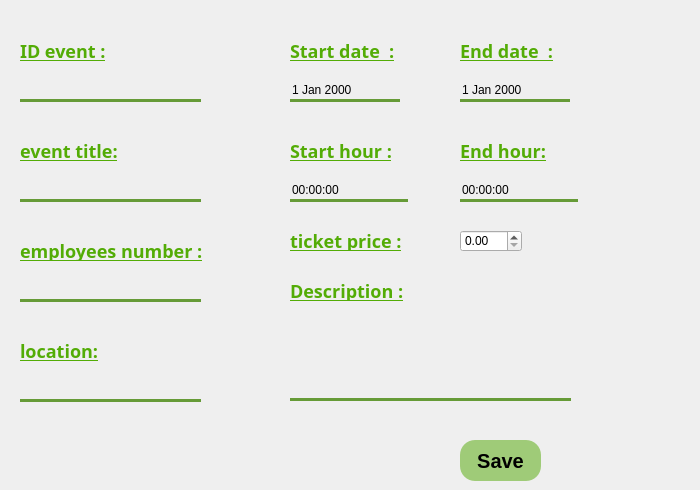
       <widget class="QWidget" name="tab">
        <attribute name="title">
         <string>     Add an event     </string>
        </attribute>
        <widget class="QDoubleSpinBox" name="prix">
         <property name="geometry">
          <rect>
           <x>460</x>
           <y>230</y>
           <width>62</width>
           <height>22</height>
          </rect>
         </property>
        </widget>
        <widget class="QLineEdit" name="id">
         <property name="geometry">
          <rect>
           <x>20</x>
           <y>80</y>
           <width>181</width>
           <height>22</height>
          </rect>
         </property>
         <property name="styleSheet">
          <string notr="true">QLineEdit
{
border:none;
background-color: rgba(247, 188, 85, 0);
/*background-color:white;*/
border-bottom:3px solid #669B37;
}</string>
         </property>
        </widget>
        <widget class="QLineEdit" name="lieux">
         <property name="geometry">
          <rect>
           <x>20</x>
           <y>380</y>
           <width>181</width>
           <height>22</height>
          </rect>
         </property>
         <property name="styleSheet">
          <string notr="true">QLineEdit
{
border:none;
background-color: rgba(247, 188, 85, 0);
border-bottom:3px solid #669B37;
}
</string>
         </property>
        </widget>
        <widget class="QLabel" name="label_dateDebut">
         <property name="geometry">
          <rect>
           <x>290</x>
           <y>40</y>
           <width>111</width>
           <height>21</height>
          </rect>
         </property>
         <property name="font">
          <font>
           <family>Athiti</family>
           <pointsize>-1</pointsize>
           <weight>87</weight>
           <italic>false</italic>
           <bold>true</bold>
           <underline>true</underline>
          </font>
         </property>
         <property name="styleSheet">
          <string notr="true">QLabel
{
color :#53AC06;
font-family: 'Athiti';
font-style: normal;
font-weight: 700;
font-size: 18px;
}</string>
         </property>
         <property name="text">
          <string>Start date  :</string>
         </property>
        </widget>
        <widget class="QLabel" name="label_prix">
         <property name="geometry">
          <rect>
           <x>290</x>
           <y>230</y>
           <width>161</width>
           <height>21</height>
          </rect>
         </property>
         <property name="font">
          <font>
           <family>Athiti</family>
           <pointsize>-1</pointsize>
           <weight>87</weight>
           <italic>false</italic>
           <bold>true</bold>
           <underline>true</underline>
          </font>
         </property>
         <property name="styleSheet">
          <string notr="true">QLabel
{
color :#53AC06;
font-family: 'Athiti';
font-style: normal;
font-weight: 700;
font-size: 18px;
}</string>
         </property>
         <property name="text">
          <string>ticket price :</string>
         </property>
        </widget>
        <widget class="QDateEdit" name="dateFin">
         <property name="geometry">
          <rect>
           <x>460</x>
           <y>80</y>
           <width>110</width>
           <height>22</height>
          </rect>
         </property>
         <property name="styleSheet">
          <string notr="true">QDateEdit
{
border:none;
background-color: rgba(247, 188, 85, 0);
border-bottom:3px solid #669B37;
}
</string>
         </property>
        </widget>
        <widget class="QTimeEdit" name="heureDebut">
         <property name="geometry">
          <rect>
           <x>290</x>
           <y>180</y>
           <width>118</width>
           <height>22</height>
          </rect>
         </property>
         <property name="styleSheet">
          <string notr="true">QTimeEdit
{
border:none;
background-color: rgba(247, 188, 85, 0);
border-bottom:3px solid #669B37;
}</string>
         </property>
        </widget>
        <widget class="QLabel" name="label_nb_emp">
         <property name="geometry">
          <rect>
           <x>20</x>
           <y>240</y>
           <width>231</width>
           <height>21</height>
          </rect>
         </property>
         <property name="font">
          <font>
           <family>Athiti</family>
           <pointsize>-1</pointsize>
           <weight>87</weight>
           <italic>false</italic>
           <bold>true</bold>
           <underline>true</underline>
          </font>
         </property>
         <property name="styleSheet">
          <string notr="true">QLabel
{
color :#53AC06;
font-family: 'Athiti';
font-style: normal;
font-weight: 700;
font-size: 18px;
}</string>
         </property>
         <property name="text">
          <string>employees number :</string>
         </property>
        </widget>
        <widget class="QLabel" name="label_nom">
         <property name="geometry">
          <rect>
           <x>20</x>
           <y>140</y>
           <width>231</width>
           <height>21</height>
          </rect>
         </property>
         <property name="font">
          <font>
           <family>Athiti</family>
           <pointsize>-1</pointsize>
           <weight>87</weight>
           <italic>false</italic>
           <bold>true</bold>
           <underline>true</underline>
          </font>
         </property>
         <property name="styleSheet">
          <string notr="true">QLabel
{
color :#53AC06;
font-family: 'Athiti';
font-style: normal;
font-weight: 700;
font-size: 18px;
}</string>
         </property>
         <property name="text">
          <string>event title:</string>
         </property>
        </widget>
        <widget class="QLabel" name="label_heureFin">
         <property name="geometry">
          <rect>
           <x>460</x>
           <y>140</y>
           <width>231</width>
           <height>21</height>
          </rect>
         </property>
         <property name="font">
          <font>
           <family>Athiti</family>
           <pointsize>-1</pointsize>
           <weight>87</weight>
           <italic>false</italic>
           <bold>true</bold>
           <underline>true</underline>
          </font>
         </property>
         <property name="styleSheet">
          <string notr="true">QLabel
{
color :#53AC06;
font-family: 'Athiti';
font-style: normal;
font-weight: 700;
font-size: 18px;
}</string>
         </property>
         <property name="text">
          <string>End hour:</string>
         </property>
        </widget>
        <widget class="QLabel" name="label_heureDebut">
         <property name="geometry">
          <rect>
           <x>290</x>
           <y>140</y>
           <width>131</width>
           <height>21</height>
          </rect>
         </property>
         <property name="font">
          <font>
           <family>Athiti</family>
           <pointsize>-1</pointsize>
           <weight>87</weight>
           <italic>false</italic>
           <bold>true</bold>
           <underline>true</underline>
          </font>
         </property>
         <property name="styleSheet">
          <string notr="true">QLabel
{
color :#53AC06;
font-family: 'Athiti';
font-style: normal;
font-weight: 700;
font-size: 18px;
}</string>
         </property>
         <property name="text">
          <string>Start hour :</string>
         </property>
        </widget>
        <widget class="QTimeEdit" name="heureFin">
         <property name="geometry">
          <rect>
           <x>460</x>
           <y>180</y>
           <width>118</width>
           <height>22</height>
          </rect>
         </property>
         <property name="styleSheet">
          <string notr="true">QTimeEdit
{
border:none;
background-color: rgba(247, 188, 85, 0);
border-bottom:3px solid #669B37;
}</string>
         </property>
        </widget>
        <widget class="QLabel" name="label_dateFin">
         <property name="geometry">
          <rect>
           <x>460</x>
           <y>40</y>
           <width>231</width>
           <height>21</height>
          </rect>
         </property>
         <property name="font">
          <font>
           <family>Athiti</family>
           <pointsize>-1</pointsize>
           <weight>87</weight>
           <italic>false</italic>
           <bold>true</bold>
           <underline>true</underline>
          </font>
         </property>
         <property name="styleSheet">
          <string notr="true">QLabel
{
color :#53AC06;
font-family: 'Athiti';
font-style: normal;
font-weight: 700;
font-size: 18px;
}</string>
         </property>
         <property name="text">
          <string>End date  :</string>
         </property>
        </widget>
        <widget class="QDateEdit" name="dateDebut">
         <property name="geometry">
          <rect>
           <x>290</x>
           <y>80</y>
           <width>110</width>
           <height>22</height>
          </rect>
         </property>
         <property name="styleSheet">
          <string notr="true">QDateEdit
{
border:none;
background-color: rgba(247, 188, 85, 0);
border-bottom:3px solid #669B37;
}</string>
         </property>
        </widget>
        <widget class="QLineEdit" name="nom">
         <property name="geometry">
          <rect>
           <x>20</x>
           <y>180</y>
           <width>181</width>
           <height>22</height>
          </rect>
         </property>
         <property name="styleSheet">
          <string notr="true">QLineEdit
{
border:none;
background-color: rgba(247, 188, 85, 0);
border-bottom:3px solid #669B37;
}</string>
         </property>
        </widget>
        <widget class="QTextEdit" name="decription">
         <property name="geometry">
          <rect>
           <x>290</x>
           <y>300</y>
           <width>281</width>
           <height>101</height>
          </rect>
         </property>
         <property name="styleSheet">
          <string notr="true">QTextEdit

{
border-bottom-color: rgb(170, 0, 0);
border:none;
background-color: rgba(247, 188, 85, 0);
border-bottom:3px solid #669B37;
}</string>
         </property>
        </widget>
        <widget class="QLineEdit" name="nb_emp">
         <property name="geometry">
          <rect>
           <x>20</x>
           <y>280</y>
           <width>181</width>
           <height>22</height>
          </rect>
         </property>
         <property name="styleSheet">
          <string notr="true">QLineEdit
{
border:none;
background-color: rgba(247, 188, 85, 0);
border-bottom:3px solid #669B37;
}</string>
         </property>
        </widget>
        <widget class="QLabel" name="label_lieux">
         <property name="geometry">
          <rect>
           <x>20</x>
           <y>340</y>
           <width>231</width>
           <height>21</height>
          </rect>
         </property>
         <property name="font">
          <font>
           <family>Athiti</family>
           <pointsize>-1</pointsize>
           <weight>87</weight>
           <italic>false</italic>
           <bold>true</bold>
           <underline>true</underline>
          </font>
         </property>
         <property name="styleSheet">
          <string notr="true">QLabel
{
color :#53AC06;
font-family: 'Athiti';
font-style: normal;
font-weight: 700;
font-size: 18px;
}</string>
         </property>
         <property name="text">
          <string>location:</string>
         </property>
        </widget>
        <widget class="QLabel" name="label_description">
         <property name="geometry">
          <rect>
           <x>290</x>
           <y>280</y>
           <width>231</width>
           <height>21</height>
          </rect>
         </property>
         <property name="font">
          <font>
           <family>Athiti</family>
           <pointsize>-1</pointsize>
           <weight>87</weight>
           <italic>false</italic>
           <bold>true</bold>
           <underline>true</underline>
          </font>
         </property>
         <property name="styleSheet">
          <string notr="true">QLabel
{
color :#53AC06;
font-family: 'Athiti';
font-style: normal;
font-weight: 700;
font-size: 18px;
}</string>
         </property>
         <property name="text">
          <string>Description :</string>
         </property>
         <property name="scaledContents">
          <bool>false</bool>
         </property>
        </widget>
        <widget class="QLabel" name="label_id">
         <property name="geometry">
          <rect>
           <x>20</x>
           <y>40</y>
           <width>231</width>
           <height>21</height>
          </rect>
         </property>
         <property name="font">
          <font>
           <family>Athiti</family>
           <pointsize>-1</pointsize>
           <weight>87</weight>
           <italic>false</italic>
           <bold>true</bold>
           <underline>true</underline>
          </font>
         </property>
         <property name="styleSheet">
          <string notr="true">QLabel
{
color :#53AC06;
font-family: 'Athiti';
font-style: normal;
font-weight: 700;
font-size: 18px;
}</string>
         </property>
         <property name="text">
          <string>ID event :</string>
         </property>
        </widget>
        <widget class="QPushButton" name="supprimer_2">
         <property name="geometry">
          <rect>
           <x>460</x>
           <y>440</y>
           <width>81</width>
           <height>41</height>
          </rect>
         </property>
         <property name="styleSheet">
          <string notr="true">QPushButton
{
border:none;
background-color:#9FCB78;
border-radius:15px;
font-family: 'Athiti';
font-style: normal;
font-weight: 700;
font-size: 20px;
}


QPushButton:Pressed
{
border:5px solid rgb(241,92,34);
background-color:rgb(247,188,85);
border-radius:15px;
color:red;
font-family: 'Athiti';
font-style: normal;
font-weight: 700;
font-size: 20px;

}</string>
         </property>
         <property name="text">
          <string>Save</string>
         </property>
        </widget>
       </widget>
